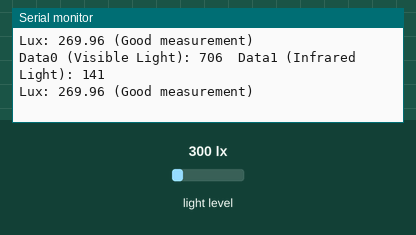
This sketch was run on a simulated Arduino Uno, built with avr-gcc and run on an emulated ATmega328P. Parts: the last lines printed to the serial monitor. Wiring (inferred from the names in the program): TSL2561 light sensor at I2C address 0x39. Inputs (shaded band) come from the test bench; at power-on: light level 300 lx.

Above: at 1.2 s.
1.3 s: light level set to 40 lx
At 2.6 s:
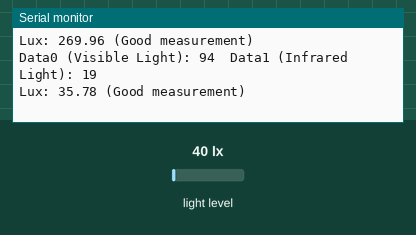
2.8 s: light level set to 500 lx
At 3.9 s:
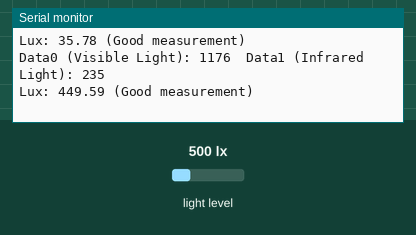
Timing chart, 0 to 5.8 s (numbered marks = the images above; inputs shaded):
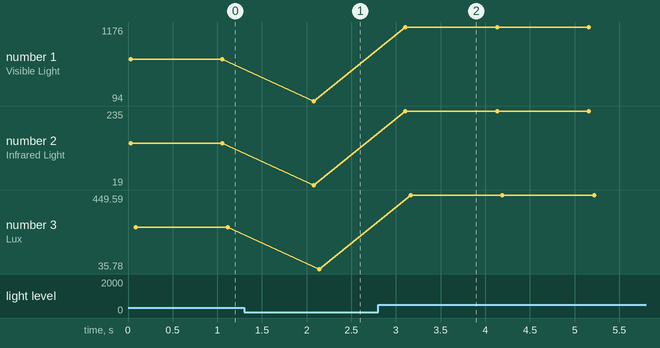

The sketch:

03.MeasuringLight.ino
```cpp
// Include the TSL2561 sensor library
#include <SparkFunTSL2561.h>

// Include the I2C library for communication
#include <Wire.h>

// Create an SFE_TSL2561 object to represent the light sensor
SFE_TSL2561 light;

// Global variables to store settings
// Gain setting: 0 = X1 (low gain), 1 = X16 (high gain)
// Integration ("shutter") time in milliseconds
boolean gain;
unsigned int ms;

void setup() {
  Serial.begin(9600);

    // Initialize the TSL2561 sensor.
    // If no I2C address is provided, it uses the default (0x39).
    if (!light.begin()) {
        Serial.println("Error: Sensor initialization failed!");
        while (1);
    }

    // Configure gain
    // gain = 0, device is set to low gain (1X)
    // gain = 1, device is set to high gain (16X)
    gain = 0;

    // Configure integration time
    // intgration_time = 0, integration will be 13.7ms (short integration time)
    // intgration_time = 1, integration will be 101ms (medium integration time)
    // intgration_time = 2, integration will be 402ms (long integration time)
    // intgration_time = 3, use manual start / stop to perform your own integration
    int intgration_time = 2;

    // Set the gain and integration time, the library will provide
    // the timing for the integration time in ms
    light.setTiming(gain, intgration_time, ms);

    // Power up the sensor to begin measurements
    Serial.println("Powering up the sensor...");
    light.setPowerUp();
}

void loop() {

  // Read the light sensor data (visible and infrared readings)
  unsigned int data0, data1;
  if (light.getData(data0, data1)) {

    // Print raw sensor data
    Serial.print("Data0 (Visible Light): ");
    Serial.print(data0);
    Serial.print("  Data1 (Infrared Light): ");
    Serial.println(data1);

    // Calculate the lux (light intensity) based on the sensor readings
    double lux;
    boolean good = light.getLux(gain, ms, data0, data1, lux);

    // Print the lux value and indicate if the calculation was successful
    Serial.print("Lux: ");
    Serial.print(lux);
    if (good)
      Serial.println(" (Good measurement)");
    else
      Serial.println(" (Bad measurement: Sensor may be saturated)");

  }

  // If data retrieval fails, print the error
  else {
    byte error = light.getError();
    switch (error) {
        case 0:
            Serial.println("Success");
            break;
        case 1:
            Serial.println("Data too long for transmit buffer");
            break;
        case 2:
            Serial.println("Received NACK on address (disconnected?)");
            break;
        case 3:
            Serial.println("Received NACK on data");
            break;
        case 4:
            Serial.println("Other error");
            break;
        default:
            Serial.println("Unknown error");
    }
  }

  // Delay before the next measurement cycle
  delay(1000);
}
```

Measured:
- after the input at 1.3 s, the serial monitor: prints a new line after 0.78 s (image 1)
- after the input at 2.8 s, the serial monitor: prints a new line after 0.30 s (image 2)
- plotted number 1: 706 → 94 after the input at 1.3 s, 94 → 1176 after the input at 2.8 s
- plotted number 2: 141 → 19 after the input at 1.3 s, 19 → 235 after the input at 2.8 s
- plotted number 3: 269.96 → 35.78 after the input at 1.3 s, 35.78 → 449.59 after the input at 2.8 s
